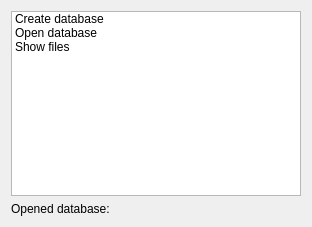
<?xml version="1.0" encoding="UTF-8"?>
<ui version="4.0">
 <class>MainWidget</class>
 <widget class="QWidget" name="MainWidget">
  <property name="geometry">
   <rect>
    <x>0</x>
    <y>0</y>
    <width>312</width>
    <height>227</height>
   </rect>
  </property>
  <property name="windowTitle">
   <string>Form</string>
  </property>
  <property name="windowIcon">
   <iconset resource="res.qrc">
    <normaloff>:/createDatabase.png</normaloff>:/createDatabase.png</iconset>
  </property>
  <layout class="QVBoxLayout" name="verticalLayout">
   <item>
    <widget class="QListWidget" name="listWidget">
     <item>
      <property name="text">
       <string>Create database</string>
      </property>
      <property name="icon">
       <iconset resource="res.qrc">
        <normaloff>:/createDatabase.png</normaloff>:/createDatabase.png</iconset>
      </property>
     </item>
     <item>
      <property name="text">
       <string>Open database</string>
      </property>
      <property name="icon">
       <iconset resource="res.qrc">
        <normaloff>:/openDatabase.png</normaloff>:/openDatabase.png</iconset>
      </property>
     </item>
     <item>
      <property name="text">
       <string>Show files</string>
      </property>
      <property name="icon">
       <iconset resource="res.qrc">
        <normaloff>:/showFiles.png</normaloff>:/showFiles.png</iconset>
      </property>
     </item>
    </widget>
   </item>
   <item>
    <widget class="QLabel" name="label">
     <property name="text">
      <string>Opened database:</string>
     </property>
    </widget>
   </item>
  </layout>
 </widget>
 <resources>
  <include location="res.qrc"/>
 </resources>
 <connections/>
</ui>
